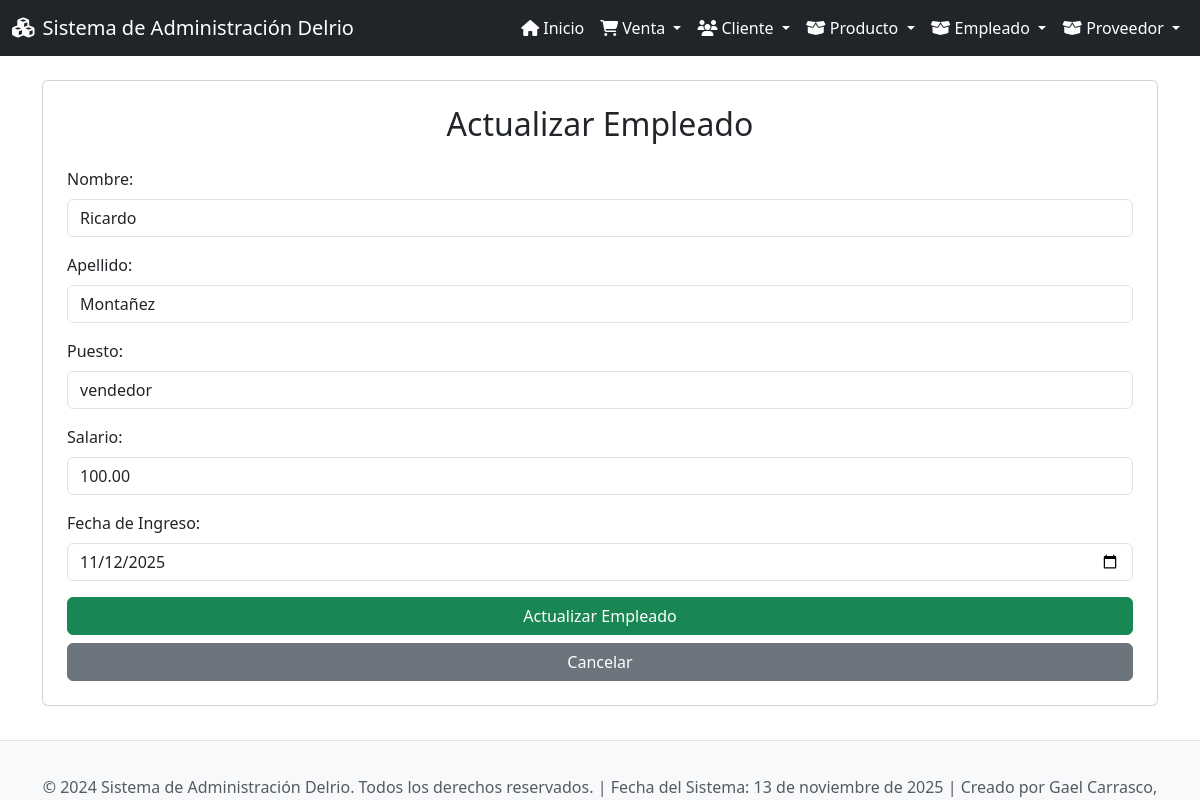
The app's page /empleados/actualizar/1/ with its own data.
### app_Delrio/models.py (models this page shows, shortened)
class Empleado(models.Model):
    nom_empl = models.CharField(max_length=255)     # nom_empl (first name)
    apellido_empl = models.CharField(max_length=255) # apellido_empl (last name)
    puesto_empl = models.CharField(max_length=255)   # puesto_empl (job position)
    salario = models.DecimalField(max_digits=10, decimal_places=2)  # salario (salary)
    fech_ingreso = models.DateField()  # fech_ingreso (hire date)

### app_Delrio/views.py (the view)
# urls.py: path('empleados/actualizar/<int:id_empl>/', views.actualizar_empleado, name='actualizar_empleado'),
def actualizar_empleado(request, id_empl):
    empleado = get_object_or_404(Empleado, id=id_empl)
    return render(request, 'empleados/actualizar_empleado.html', {'empleado': empleado})

### app_Delrio/templates/empleados/actualizar_empleado.html (shortened to what this page needs)
{% extends 'base.html' %}
{% block content %}
<div class="card p-4">
    <h2 class="card-title text-center mb-4">Actualizar Empleado</h2>
    <form method="POST" action="{% url 'realizar_actualizacion_empleado' empleado.id %}">
        <div class="mb-3">
            <label for="nom_empl" class="form-label">Nombre:</label>
            <input type="text" class="form-control" id="nom_empl" name="nom_empl" value="{{ empleado.nom_empl }}" required>
        </div>
        <div class="mb-3">
            <label for="apellido_empl" class="form-label">Apellido:</label>
            <input type="text" class="form-control" id="apellido_empl" name="apellido_empl" value="{{ empleado.apellido_empl }}" required>
        </div>
        <div class="mb-3">
            <label for="puesto_empl" class="form-label">Puesto:</label>
            <input type="text" class="form-control" id="puesto_empl" name="puesto_empl" value="{{ empleado.puesto_empl }}" required>
        </div>
        <div class="mb-3">
            <label for="salario" class="form-label">Salario:</label>
            <input type="number" step="0.01" class="form-control" id="salario" name="salario" value="{{ empleado.salario }}" required>
        </div>
        <div class="mb-3">
            <label for="fech_ingreso" class="form-label">Fecha de Ingreso:</label>
            <input type="date" class="form-control" id="fech_ingreso" name="fech_ingreso" value="{{ empleado.fech_ingreso|date:'Y-m-d' }}" required>
        </div>
        <div class="d-grid gap-2">
            <button type="submit" class="btn btn-success">Actualizar Empleado</button>
            <a href="{% url 'ver_empleados' %}" class="btn btn-secondary">Cancelar</a>
        </div>
    </form>
</div>
{% endblock %}

### app_Delrio/templates/base.html (style rules this page uses)
body { display: flex; flex-direction: column; min-height: 100vh; }

### records on screen
Empleado: nom_empl "Ricardo", apellido_empl "Montañez", puesto_empl "vendedor", salario "100.00", fech_ingreso "11/12/2025"
